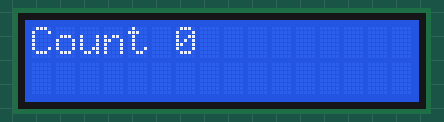
Simulated run of this sketch. Board: Arduino Uno, built with avr-gcc and run on an emulated ATmega328P. Shown: 16×2 character LCD.

Above: at 0.07 s.
At 4.91 s:
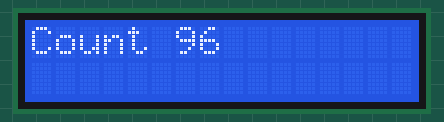
At 9.93 s:
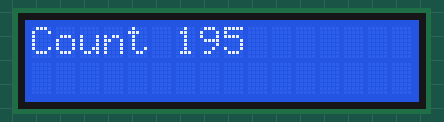
At 19.96 s:
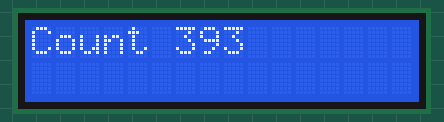
At 29.84 s:
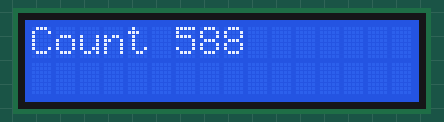
At 39.87 s:
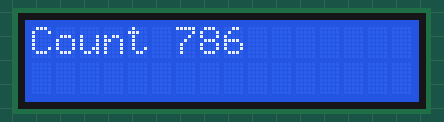

The sketch:

Crystal_display_0-9999.ino
```cpp
// include the library code
#include<LiquidCrystal.h>

// initialize the library with the numbers of the interface pins
LiquidCrystal lcd(8, 13, 9, 4, 5, 6, 7);

int i;

void setup()
{
// set up the LCD's number of columns and rows:
 lcd.begin(16,2);
 lcd.setCursor(0,0);
 // Print a message to the LCD.
 lcd.print("Count");
}

void loop()
{
  for(i=0;i<9999;i++)//to count from 0-9999
  {
  lcd.setCursor(6,0);
 lcd.print(i);
 delay(50);
 }
}
```
